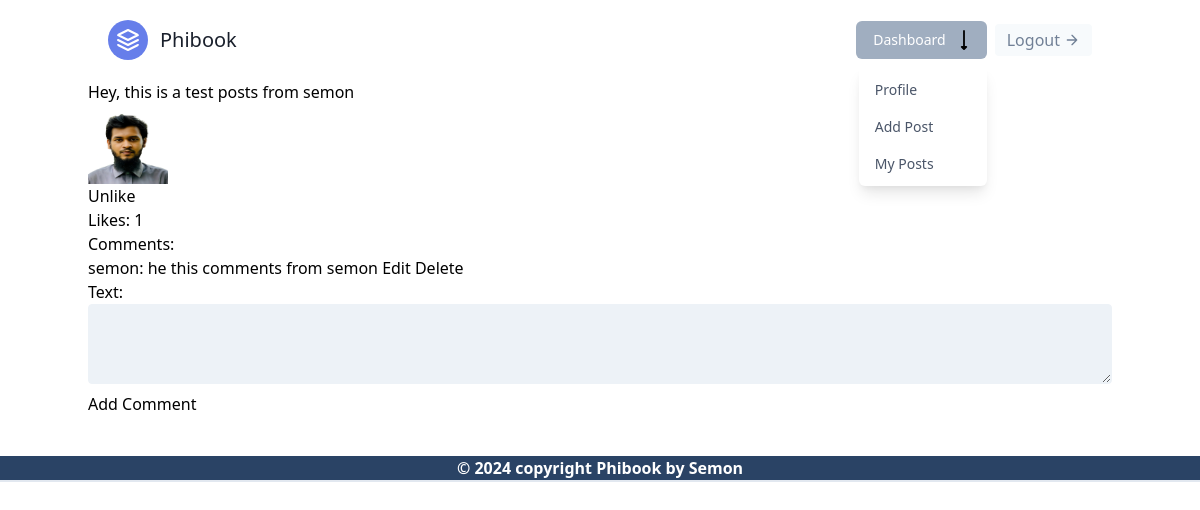
The app's page /posts/ (signed in) with its own data.
### Posts/models.py (models this page shows, shortened)
class Post(models.Model):
    author = models.ForeignKey(User, on_delete=models.CASCADE)
    content = models.TextField()
    image = models.ImageField(upload_to='Posts/images/', blank=True, null=True)
    created_at = models.DateTimeField(auto_now_add=True)
    likes = models.ManyToManyField(User, related_name='liked_posts', blank=True)
    class Meta:
        ordering = ['-created_at']

class Comment(models.Model):
    post = models.ForeignKey(Post, on_delete=models.CASCADE, related_name='comments')
    user = models.ForeignKey(User, on_delete=models.CASCADE)
    text = models.TextField()
    created_at = models.DateTimeField(auto_now_add=True)
    edit_mode = models.BooleanField(default=False)  # Add this line

### Posts/views.py (the view, shortened to what this page needs)
# urls.py: path('', views.post_list, name='post_list'),
@login_required
def post_list(request):
    posts = models.Post.objects.all()
    comments = models.Comment.objects.all()  # Fetch all comments
    comment_form = forms.CommentForm()
    return render(request, 'All_posts.html', {'posts': posts, 'comments': comments, 'comment_form': comment_form})

### Posts/forms.py
class CommentForm(forms.ModelForm):
    class Meta:
        model = Comment
        fields = ['text']
    def __init__(self, *args, **kwargs):
        super().__init__(*args, **kwargs)
        for field in self.fields:
            self.fields[field].widget.attrs.update({
                'class': (
                    'appearance-none block w-full h-20 mb-2 bg-gray-200 '
                    'text-gray-700 border border-gray-200 rounded '
                    'py-3 px-4 leading-tight focus:outline-none '
                    'focus:bg-white focus:border-gray-500'
                )
            })

### Posts/templates/All_posts.html (shortened to what this page needs)
{% extends 'base.html' %}
{% load static %}
{% block content %}
{% for post in posts %}
  <div class="post">
    <p>{{ post.content }}</p>
    {% if post.image %}
      <img class="w-20 h-20" src="{{ post.image.url }}" alt="{{ post.title }}">
    {% endif %}
    <form method="post" action="{% url 'like_post' post.id %}">
      {% if request.user in post.likes.all %}
        <button type="submit" name="action" value="unlike">Unlike</button>
      {% else %}
        <button type="submit" name="action" value="like">Like</button>
      {% endif %}
    </form>
    <p>Likes: {{ post.likes.count }}</p>
    <h3>Comments:</h3>
    {% for comment in comments %}
      {% if comment.post == post %}
        <div class="comment">
          <p>{{ comment.user.username }}:
            {% if comment.edit_mode %}
              <form method="post" action="{% url 'toggle_edit_comment' comment.id %}">
                {% csrf_token %}
                {{ comment_form.text }}
                <button type="submit">Save</button>
              </form>
            {% else %}
              {{ comment.text }}
              {% if comment.user == request.user %}
                <a href="{% url 'toggle_edit_comment' comment.id %}">Edit</a>
                <a href="{% url 'delete_comment' comment.id %}">Delete</a>
              {% endif %}
            {% endif %}
          </p>
        </div>
      {% endif %}
    {% endfor %}
    <form method="post" action="{% url 'post_list' %}">
      {{ comment_form.as_p }}
      <button type="submit">Add Comment</button>
    </form>
  </div>
{% endfor %}
{% endblock %}

### records on screen
Post: content "Hey, this is a test posts from semon", image (picture), shows "Unlike", likes.count "1"
Comment: user.username "semon", text "he this comments from semon", shows "Edit"
